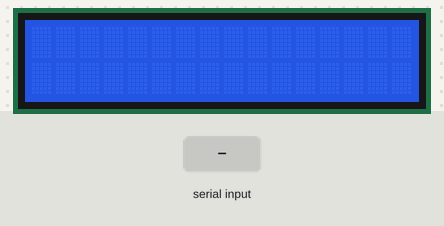
A sketch run on a simulated Arduino Uno, built with avr-gcc and run on an emulated ATmega328P. On the bench: 16×2 character LCD. The test bench sets the inputs (shaded band).

Above: at 1.2 s.
1.3 s: "happy\n" received over Serial
At 1.8 s:
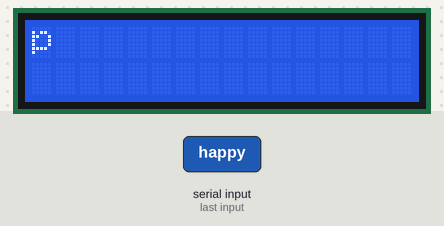
2.8 s: "sad\n" received over Serial
4.3 s: "angry\n" received over Serial
5.8 s: "fear\n" received over Serial
At 6.4 s:
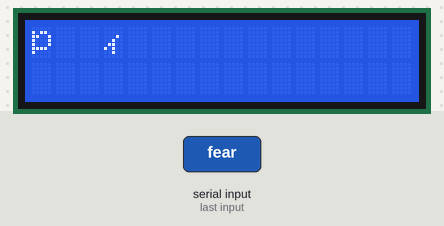
7.3 s: "surprise\n" received over Serial
At 7.7 s:
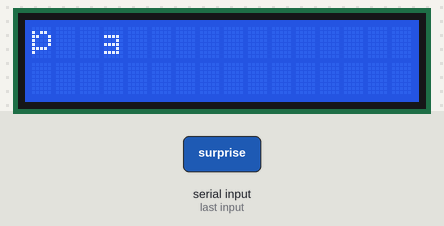
8.8 s: "disgust\n" received over Serial
At 10.0 s:
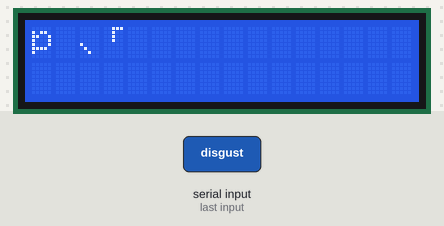
Timing chart, 0 to 11.3 s (numbered marks = the images above; inputs shaded):
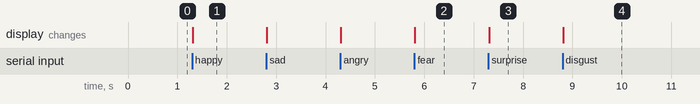

The sketch:

emotion.ino
```cpp
#include <LiquidCrystal.h>

// กำหนดพอร์ตที่เชื่อมต่อกับ LCD
LiquidCrystal lcd(12, 11, 5, 4, 3, 2);

void setup() {
  Serial.begin(9600); // เริ่มการเชื่อมต่อ Serial
  lcd.begin(16, 2);   // กำหนดขนาดของ LCD
}

void loop() {
  if (Serial.available() > 0) {
    String emotion = Serial.readStringUntil('\n'); // อ่านข้อมูลอารมณ์จาก Serial

    // แสดงอิโมจิตามอารมณ์
    if (emotion == "happy") {
      displayEmoji("😊");
    } else if (emotion == "sad") {
      displayEmoji("😢");
    } else if (emotion == "angry") {
      displayEmoji("😠");
    } else if (emotion == "fear") {
      displayEmoji("😨");
    } else if (emotion == "surprise") {
      displayEmoji("😮");
    } else if (emotion == "disgust") {
      displayEmoji("🤢");
    } else if (emotion == "neutral") {
      displayEmoji("😐");
    } else {
      displayEmoji("❓"); // สำหรับอารมณ์ที่ไม่รู้จัก
    }
  }
}

void displayEmoji(String emoji) {
  lcd.clear(); // ล้างหน้าจอ LCD
  lcd.setCursor(0, 0); // ตั้งตำแหน่งการแสดงผล
  lcd.print(emoji); // แสดงอิโมจิ
}
```

Measured:
- after the input at 1.3 s, the display: changes at once (image 1)
- after the input at 5.8 s, the display: changes at once (image 2)
- after the input at 7.3 s, the display: changes at once (image 3)
- after the input at 8.8 s, the display: changes at once (image 4)
